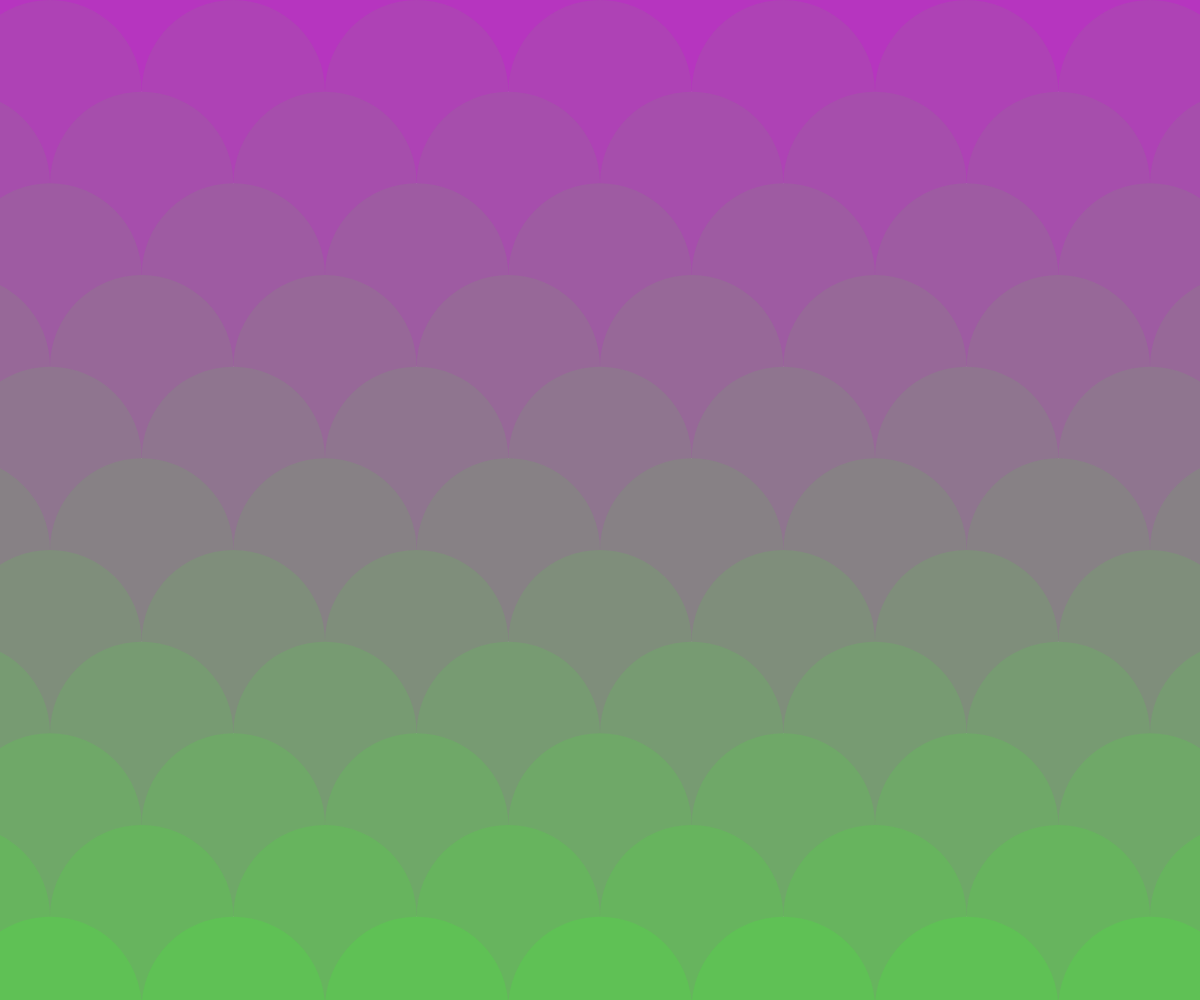
Frame 1 (no input)
Frame 2 (the mouse pressed at the canvas centre, redrawn once): identical to frame 1, image omitted

The p5.js sketch that drew this single still picture (run headless with seeded random() and noise() and a simulated clock; the mouse was pressed at the canvas centre and the sketch redrawn once):

// p5.js sketch
// ── sketch.js
let cirX, cirY;
let dia;
let cirCount;
let cirAmt;
let cirCol1, cirCol2, colDif;
let rowAmt;
let rowCount;
let xDisplace;

function setup() {
  createCanvas(windowWidth, windowHeight);
  
  dia = (height+width)/(2*(6));
  cirAmt = (width/(dia/2));
  cirCount = 0;
  cirX = (width/2)-((round(cirAmt)/2)*dia);
  cirY = 0;
  rowAmt = (height/(dia/2))+1;
  rowCount = 0;
  cirCol1 = [random(255), random(255), random(255)];
  cirCol2 = [random(255), random(255), random(255)];
  colDif = [(cirCol1[0]-cirCol2[0])/rowAmt, (cirCol1[1]-cirCol2[1])/rowAmt, (cirCol1[2]-cirCol2[2])/rowAmt];
  xDisplace = 0;
}

function draw() {
  noStroke();
  noLoop();
  for(rowCount = 0; rowCount < rowAmt; rowCount++) {
    fill(cirCol1[0]-(colDif[0]*rowCount), cirCol1[1]-(colDif[1]*rowCount), cirCol1[2]-(colDif[2]*rowCount));
    for(cirCount = 0; cirCount <= cirAmt; cirCount++) {
      circle(cirX, cirY, dia);
      cirX += dia;
    }
    if(xDisplace == 0) {
      xDisplace = 1;
    }else{
      xDisplace = 0;
    }
    cirY += dia/2;
    cirX = ((width/2)-((round(cirAmt)/2)*dia))+((dia/2)*xDisplace);
    cirCount = 0;
  }
}
